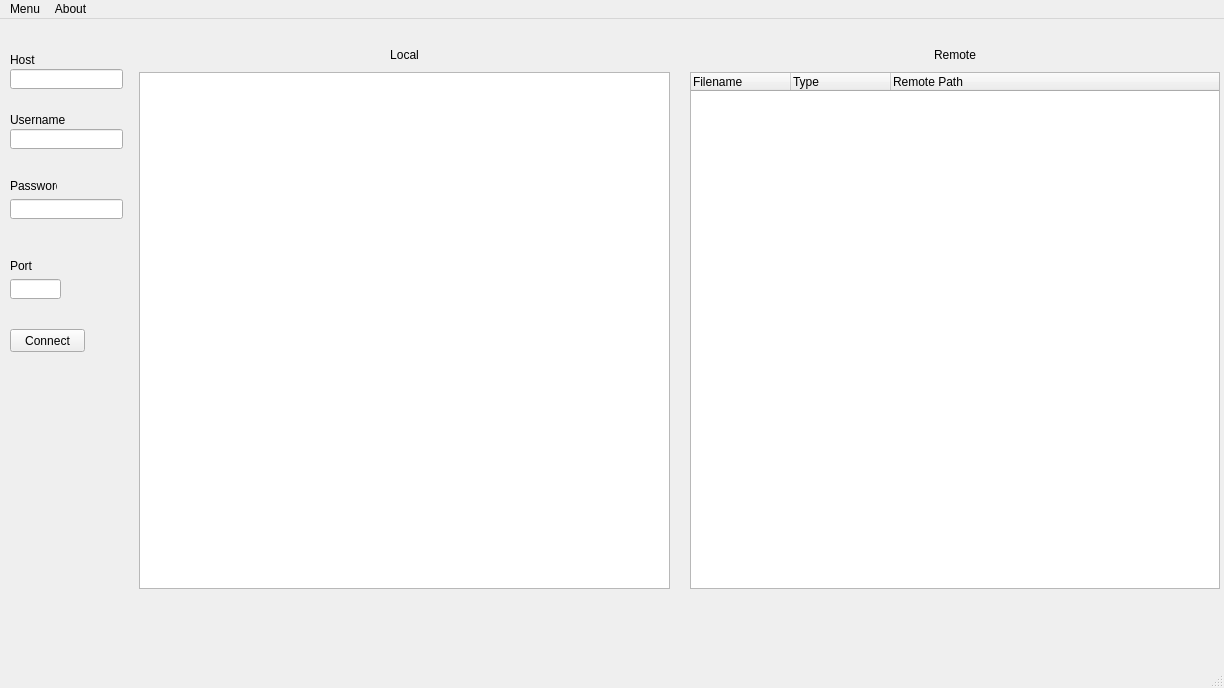
<?xml version="1.0" encoding="UTF-8"?>
<ui version="4.0">
 <class>FTPClient</class>
 <widget class="QMainWindow" name="FTPClient">
  <property name="enabled">
   <bool>true</bool>
  </property>
  <property name="geometry">
   <rect>
    <x>0</x>
    <y>0</y>
    <width>1224</width>
    <height>688</height>
   </rect>
  </property>
  <property name="sizePolicy">
   <sizepolicy hsizetype="Preferred" vsizetype="Ignored">
    <horstretch>0</horstretch>
    <verstretch>0</verstretch>
   </sizepolicy>
  </property>
  <property name="windowTitle">
   <string>FTPClient</string>
  </property>
  <widget class="QWidget" name="centralwidget">
   <property name="sizePolicy">
    <sizepolicy hsizetype="Expanding" vsizetype="Expanding">
     <horstretch>0</horstretch>
     <verstretch>0</verstretch>
    </sizepolicy>
   </property>
   <widget class="QLineEdit" name="usernameInput">
    <property name="geometry">
     <rect>
      <x>10</x>
      <y>110</y>
      <width>113</width>
      <height>20</height>
     </rect>
    </property>
   </widget>
   <widget class="QLabel" name="usernameLabel">
    <property name="geometry">
     <rect>
      <x>10</x>
      <y>90</y>
      <width>61</width>
      <height>21</height>
     </rect>
    </property>
    <property name="text">
     <string>Username</string>
    </property>
   </widget>
   <widget class="QLabel" name="passwordLabel">
    <property name="geometry">
     <rect>
      <x>10</x>
      <y>160</y>
      <width>47</width>
      <height>13</height>
     </rect>
    </property>
    <property name="text">
     <string>Password</string>
    </property>
   </widget>
   <widget class="QLineEdit" name="passwordInput">
    <property name="geometry">
     <rect>
      <x>10</x>
      <y>180</y>
      <width>113</width>
      <height>20</height>
     </rect>
    </property>
   </widget>
   <widget class="QLabel" name="portLabel">
    <property name="geometry">
     <rect>
      <x>10</x>
      <y>240</y>
      <width>47</width>
      <height>13</height>
     </rect>
    </property>
    <property name="text">
     <string>Port</string>
    </property>
   </widget>
   <widget class="QLineEdit" name="portInput">
    <property name="geometry">
     <rect>
      <x>10</x>
      <y>260</y>
      <width>51</width>
      <height>20</height>
     </rect>
    </property>
   </widget>
   <widget class="QLineEdit" name="hostInput">
    <property name="geometry">
     <rect>
      <x>10</x>
      <y>50</y>
      <width>113</width>
      <height>20</height>
     </rect>
    </property>
    <property name="text">
     <string/>
    </property>
   </widget>
   <widget class="QLabel" name="hostLabel">
    <property name="geometry">
     <rect>
      <x>10</x>
      <y>30</y>
      <width>61</width>
      <height>21</height>
     </rect>
    </property>
    <property name="text">
     <string>Host</string>
    </property>
   </widget>
   <widget class="QPushButton" name="connectBtn">
    <property name="geometry">
     <rect>
      <x>10</x>
      <y>310</y>
      <width>75</width>
      <height>23</height>
     </rect>
    </property>
    <property name="text">
     <string>Connect</string>
    </property>
   </widget>
   <widget class="QWidget" name="horizontalLayoutWidget">
    <property name="geometry">
     <rect>
      <x>139</x>
      <y>29</y>
      <width>1081</width>
      <height>541</height>
     </rect>
    </property>
    <layout class="QHBoxLayout" name="containerDir">
     <property name="spacing">
      <number>20</number>
     </property>
     <property name="sizeConstraint">
      <enum>QLayout::SetDefaultConstraint</enum>
     </property>
     <item>
      <layout class="QVBoxLayout" name="localDir" stretch="0,0">
       <property name="spacing">
        <number>10</number>
       </property>
       <property name="sizeConstraint">
        <enum>QLayout::SetDefaultConstraint</enum>
       </property>
       <property name="rightMargin">
        <number>0</number>
       </property>
       <item>
        <widget class="QLabel" name="localLabel">
         <property name="text">
          <string>Local</string>
         </property>
         <property name="alignment">
          <set>Qt::AlignCenter</set>
         </property>
        </widget>
       </item>
       <item>
        <layout class="QHBoxLayout" name="containerLocalDir">
         <item>
          <widget class="QTreeView" name="localTreeDir">
           <property name="dragEnabled">
            <bool>true</bool>
           </property>
           <property name="dragDropMode">
            <enum>QAbstractItemView::DragOnly</enum>
           </property>
           <property name="defaultDropAction">
            <enum>Qt::CopyAction</enum>
           </property>
          </widget>
         </item>
        </layout>
       </item>
      </layout>
     </item>
     <item>
      <layout class="QVBoxLayout" name="remoteDir">
       <property name="spacing">
        <number>10</number>
       </property>
       <property name="sizeConstraint">
        <enum>QLayout::SetDefaultConstraint</enum>
       </property>
       <item>
        <widget class="QLabel" name="remoteLabel">
         <property name="text">
          <string>Remote</string>
         </property>
         <property name="alignment">
          <set>Qt::AlignCenter</set>
         </property>
        </widget>
       </item>
       <item>
        <layout class="QHBoxLayout" name="containerRemoteDir">
         <property name="sizeConstraint">
          <enum>QLayout::SetNoConstraint</enum>
         </property>
         <item>
          <widget class="QTreeWidget" name="remoteTreeDir">
           <property name="contextMenuPolicy">
            <enum>Qt::CustomContextMenu</enum>
           </property>
           <property name="dragEnabled">
            <bool>true</bool>
           </property>
           <property name="dragDropMode">
            <enum>QAbstractItemView::DragDrop</enum>
           </property>
           <property name="defaultDropAction">
            <enum>Qt::CopyAction</enum>
           </property>
           <column>
            <property name="text">
             <string>Filename</string>
            </property>
           </column>
           <column>
            <property name="text">
             <string>Type</string>
            </property>
           </column>
           <column>
            <property name="text">
             <string>Remote Path</string>
            </property>
           </column>
          </widget>
         </item>
        </layout>
       </item>
      </layout>
     </item>
    </layout>
   </widget>
  </widget>
  <widget class="QStatusBar" name="statusbar"/>
  <widget class="QMenuBar" name="menubar">
   <property name="geometry">
    <rect>
     <x>0</x>
     <y>0</y>
     <width>1224</width>
     <height>21</height>
    </rect>
   </property>
   <widget class="QMenu" name="menuMenu">
    <property name="title">
     <string>Menu</string>
    </property>
   </widget>
   <widget class="QMenu" name="menuAbout">
    <property name="title">
     <string>About</string>
    </property>
   </widget>
   <addaction name="menuMenu"/>
   <addaction name="menuAbout"/>
  </widget>
 </widget>
 <resources/>
 <connections/>
</ui>
